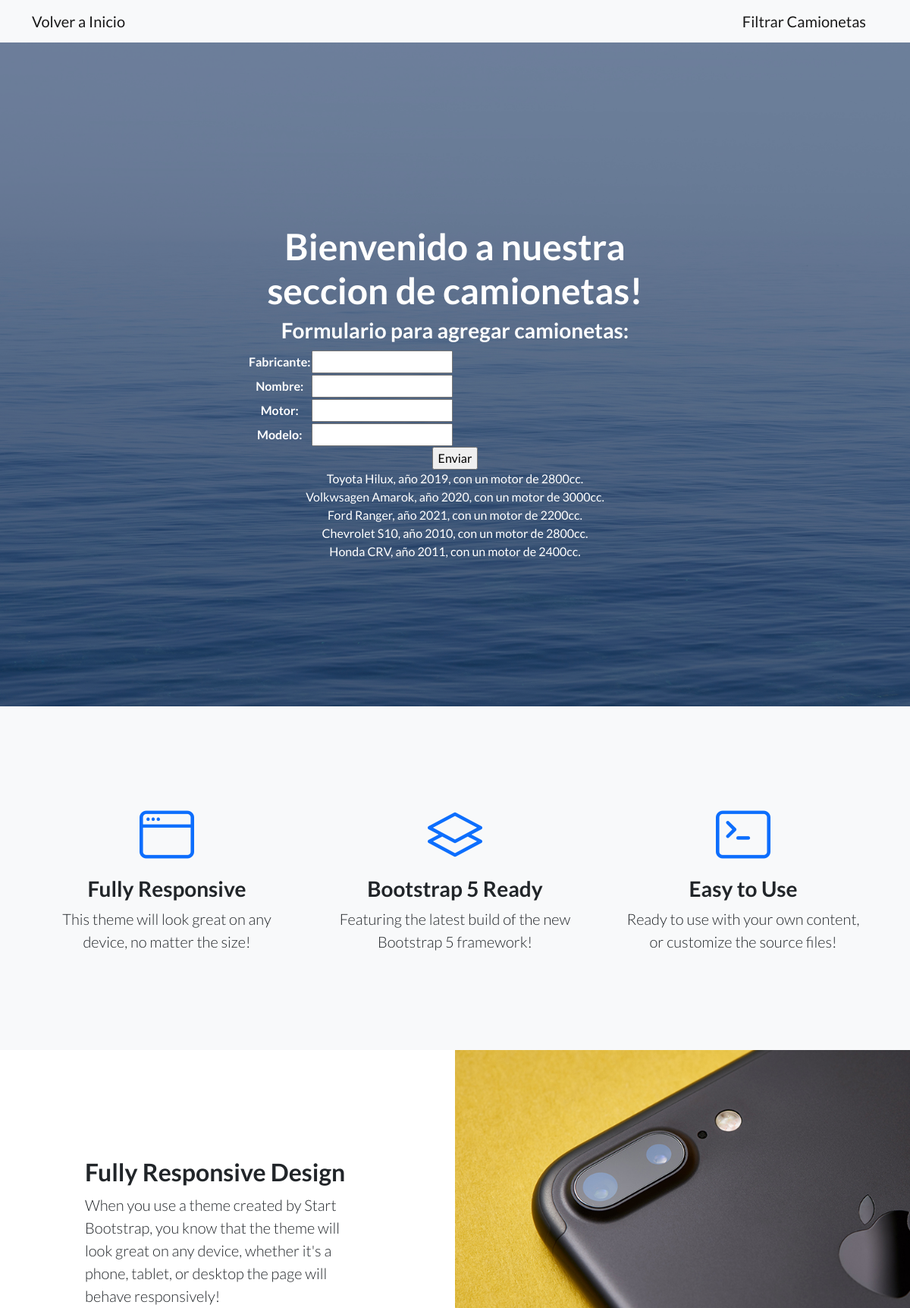
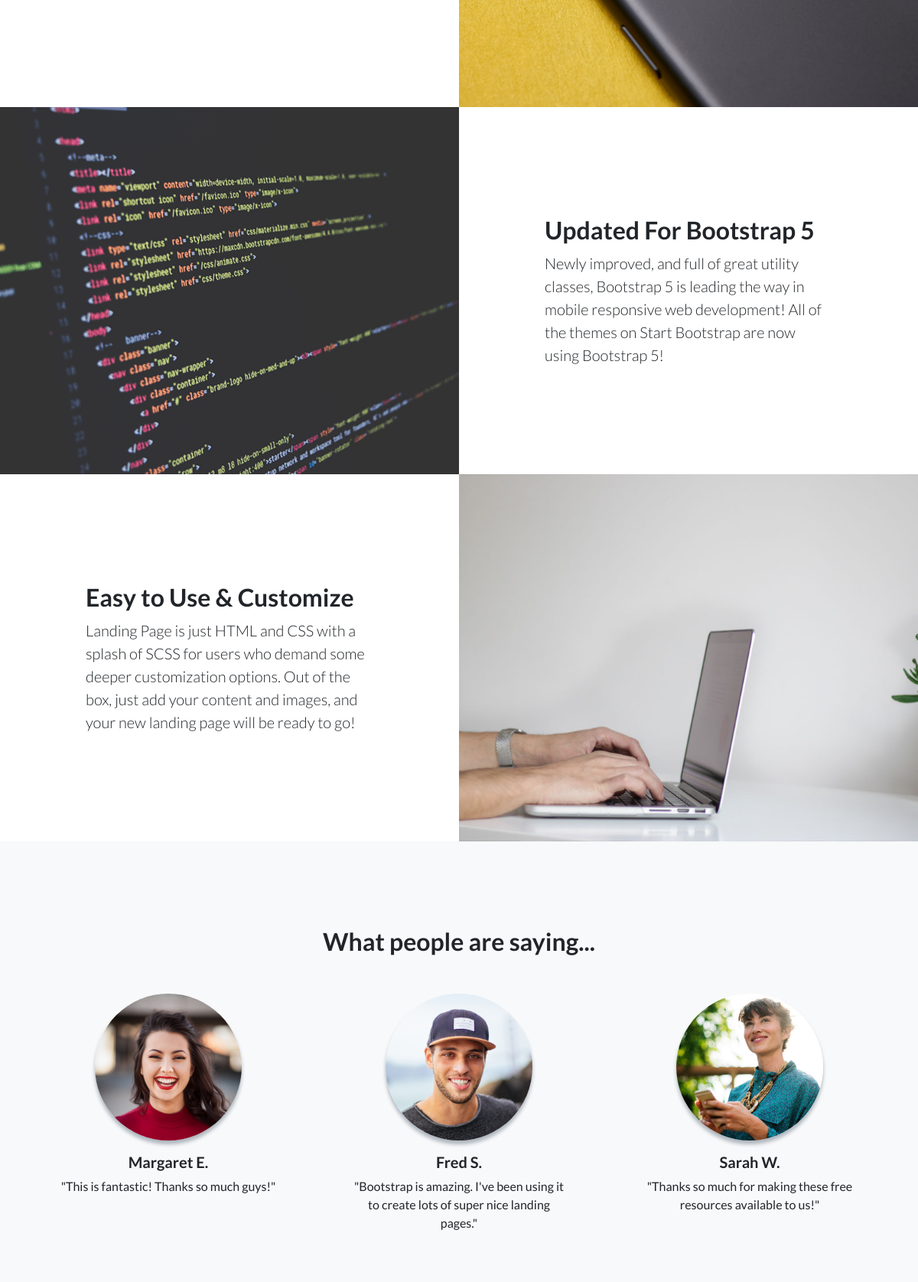
Screenshot of /camionetas/ (upper part) with the database file from the repository (2 pictures, top to bottom).
### AppMVT/models.py (models this page shows)
class Camioneta(models.Model):
    fabricante=models.CharField(max_length=20)
    nombre=models.CharField(max_length=20)
    motor=models.IntegerField()
    modelo=models.IntegerField()

### AppMVT/views.py (the view, shortened to what this page needs)
# urls.py: path('camionetas/', views.camionetas,name="camionetas"),
def camionetas(request):
    camionetas=Camioneta.objects.all()
    contexto={
        "form":CamionetaFormulario(),
        "camionetas":camionetas
    }
    return render(request, "camioneta.html", contexto)

### AppMVT/forms.py
class CamionetaFormulario(forms.Form):
    fabricante=forms.CharField(max_length=20)
    nombre=forms.CharField(max_length=20)
    motor=forms.IntegerField()
    modelo=forms.IntegerField()

### templates/camioneta.html (shortened to what this page needs)
{% extends "index.html" %}
{% load static %}
{% block barraDeNavegacion %}
    <nav class="navbar navbar-light bg-light static-top">
        <div class="container">
            <a class="navbar-brand" href="{% url 'inicio' %}">Volver a Inicio</a>
            <a class="navbar-brand" href="{% url 'camionetaBusqueda' %}">Filtrar Camionetas</a>
        </div>
    </nav>
{% endblock %}
{% block bienvenida %}
    <h1>Bienvenido a nuestra seccion de camionetas!</h1>
    <h3>Formulario para agregar camionetas:</h3>
    <form action="" method="POST">
        <table>
            {{ form.as_table }}
        </table>
        <input type="submit", value="Enviar">
    </form>
    {% for camioneta in camionetas %}
        {{ camioneta.fabricante }} {{ camioneta.nombre }}, año {{ camioneta.modelo }}, con un motor de {{ camioneta.motor }}cc.
        <br>
    {% endfor %}
{% endblock %}

### rows the page displays
Camioneta: fabricante "Toyota", nombre "Hilux", modelo "2019", motor "2800"
Camioneta: fabricante "Volkwsagen", nombre "Amarok", modelo "2020", motor "3000"
Camioneta: fabricante "Ford", nombre "Ranger", modelo "2021", motor "2200"
Camioneta: fabricante "Chevrolet", nombre "S10", modelo "2010", motor "2800"
Camioneta: fabricante "Honda", nombre "CRV", modelo "2011", motor "2400"
